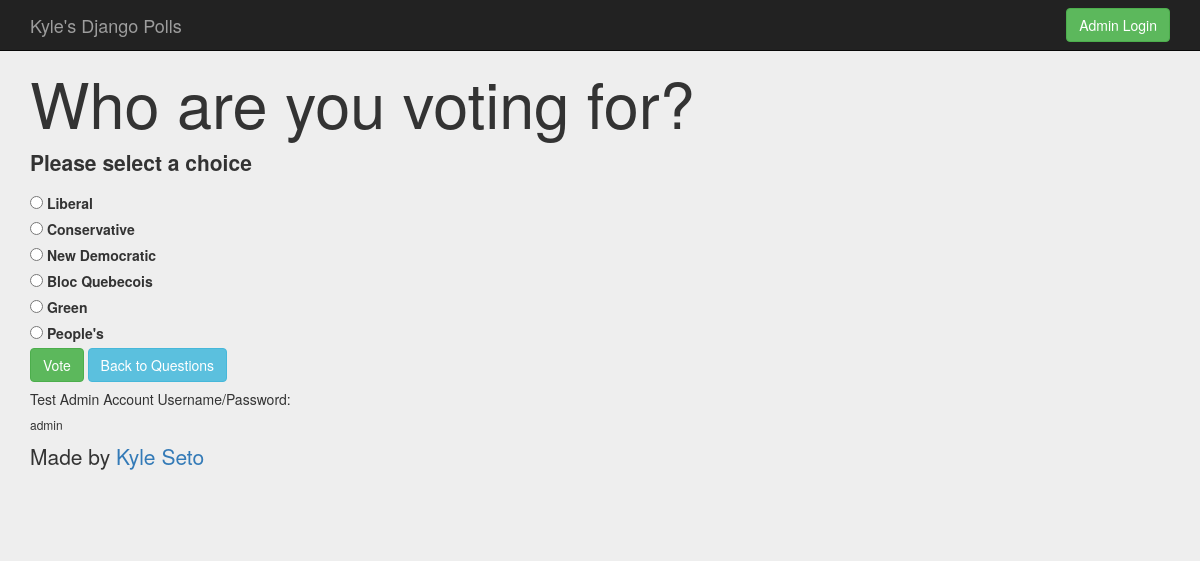
The page /polls/1/vote/ on the database its author committed.
### polls/models.py (models this page shows, shortened)
class Question(models.Model):
    question_text = models.CharField(max_length = 100)
    pub_date = models.DateTimeField('date published')

class Choice(models.Model):
    choice_text = models.CharField(max_length = 200)
    votes = models.IntegerField(default = 0)
    question = models.ForeignKey(Question, on_delete=models.CASCADE)

### polls/views.py (the view)
# urls.py: path('<int:question_id>/vote/', views.vote, name='vote'),
def vote(request, question_id):
    question = get_object_or_404(Question, pk=question_id)
    try:
        selected_choice = question.choice_set.get(pk = request.POST['choice'])
    except:
        return render(request, 'polls/detail.html', {'question':question, 'error_message':"Please select a choice"})
    else:
        selected_choice.votes += 1
        selected_choice.save()
        return HttpResponseRedirect(reverse('polls:results',args=(question.id, )))

### polls/templates/polls/detail.html (shortened to what this page needs)
<!DOCTYPE html>
{% extends 'polls/base.html' %}
{% block main_content %}
<h1>{{ question.question_text }}</h1>
{% if error_message %} <p><strong>{{error_message}}</strong></p> {% endif %}
<form action = "{% url 'polls:vote' question.id%}" method = "post">
    {% for choice in question.choice_set.all %}
        <input type="radio" name="choice" id="choice{{forloop.counter}}" value="{{choice.id}}"/>
        <label for="choice{{forloop.counter}}">{{choice.choice_text}}</label><br>
    {% endfor %}
    <input type="submit" class="btn btn-success" value="Vote"/> <a class="btn btn-info" href="{% url 'polls:index' %}">Back to Questions</a>
</form>
{% endblock %}

### polls/static/polls/style.css (style rules this page uses)
body { background-color:rgb(238, 238, 238); }

### rows shown on the page
Question: question_text "Who are you voting for?"
Choice: choice_text "Liberal"
Choice: choice_text "Conservative"
Choice: choice_text "New Democratic"
Choice: choice_text "Bloc Quebecois"
Choice: choice_text "Green"
Choice: choice_text "People's"

### other values the page prints
{{ error_message }} "Please select a choice"
